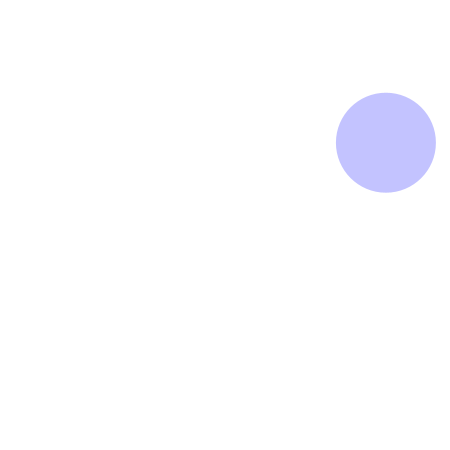
Frame 1 (no input)
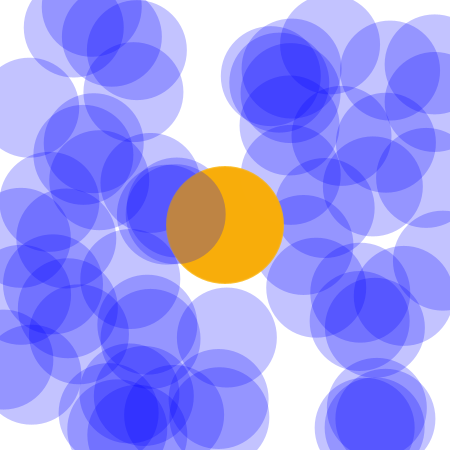
Frame 60 (the mouse pressed at the canvas centre just before this capture)
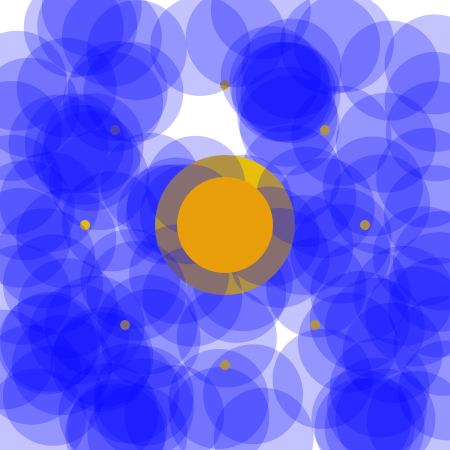
Frame 120 (the mouse held since frame 60 and released just before this capture)

The Processing sketch that drew these frames (run headless with seeded random() and noise(); from frame 60 on, the mouse is pressed at the canvas centre):

// Processing sketch: processing_160742
// ── processing_160742.pde

float r;
float g;
float b;
float a;

float diam;
float x;
float y;
int count;
int state;

void setup() {
  size(450,450);
  background(255);
  smooth();   
  count = 0; 
}

void draw() {
  // Each time through draw(), new random numbers are picked for a new ellipse.
  r = random(230,255); //red
  g = random(100,200); // green
  b = random(10,15); // blue
  a = random(200,255); // alpha 
  diam = count *2 ;
  x = 225; 
  y = 225; 
  noStroke(); //
  fill(r,g,b,a);
  ellipse(x,y,diam,diam);
    x = random(0,450);
    y = random(0,450);
    fill(0,0,255,60);
        ellipse(x,y,100,100);
    count++;
  if(count > 70){
    
   // background (20,30,150);

    fill(r,g,b,a);
    ellipse(85,225,10,10);
    fill(r,g,b,a);
    ellipse(365,225,10,10);
    fill(r,g,b,a);
    ellipse(225,85,10,10);
    fill(r,g,b,a);
    ellipse(225,365,10,10);
    fill(r,g,b,a);
    ellipse(125,325,10,10);
    fill(r,g,b,a);
    ellipse(315,325,10,10);
    fill(r,g,b,a);
    ellipse(115,130,10,10);
    fill(r,g,b,a);
    ellipse(325,130,10,10);
    
    
    count = 0;
    
    state++;
    if(state > 1){
       state = 0;
       fill(r,g,b,250);
        ellipse(285,95,10,10);
      fill(r,g,b,250);
        ellipse(160,95,10,10);  
      fill(r,g,b,250);
        ellipse(275,355,10,10);
      fill(r,g,b,250);
        ellipse(175,355,10,10);
       fill(r,g,b,250);
        ellipse(90,285,10,10);
       fill(r,g,b,250);
        ellipse(350,285,10,10);
       fill(r,g,b,250);
        ellipse(350,175,10,10);
       fill(r,g,b,250);
        ellipse(90,175,10,10); 
       
        
    } 
 
  }
 
} 

void mouseOver(){
  background (0);
}
